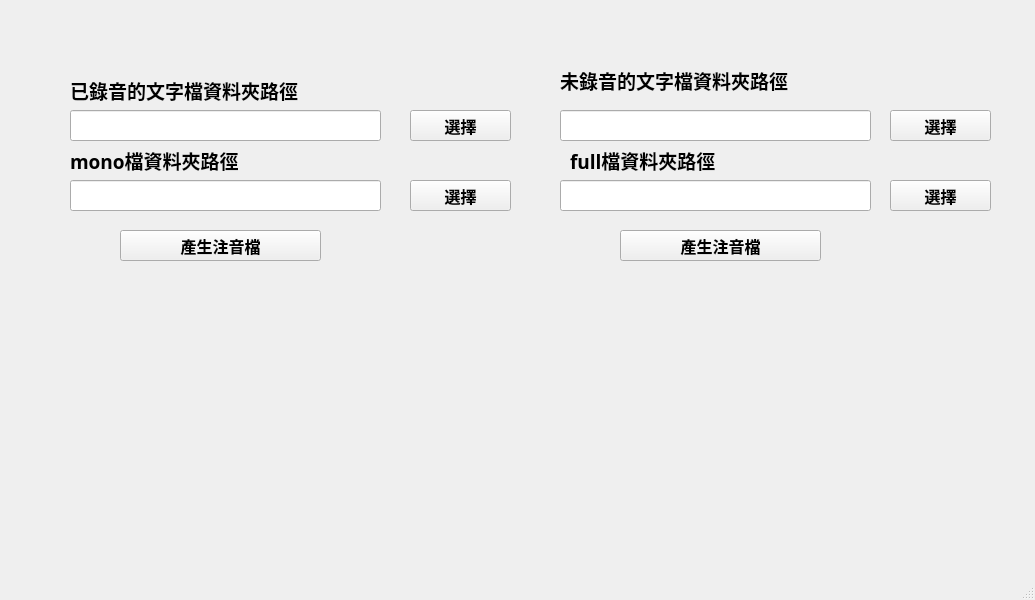
<?xml version="1.0" encoding="UTF-8"?>
<ui version="4.0">
 <class>MainWindow</class>
 <widget class="QMainWindow" name="MainWindow">
  <property name="geometry">
   <rect>
    <x>0</x>
    <y>0</y>
    <width>1035</width>
    <height>600</height>
   </rect>
  </property>
  <property name="maximumSize">
   <size>
    <width>1035</width>
    <height>600</height>
   </size>
  </property>
  <property name="windowTitle">
   <string>注音標記tool</string>
  </property>
  <property name="windowIcon">
   <iconset>
    <normaloff>../../Basic_Dashboard_UI_fix_option_machine_tools-512.png</normaloff>../../Basic_Dashboard_UI_fix_option_machine_tools-512.png</iconset>
  </property>
  <widget class="QWidget" name="centralwidget">
   <widget class="QLabel" name="label">
    <property name="geometry">
     <rect>
      <x>70</x>
      <y>70</y>
      <width>231</width>
      <height>41</height>
     </rect>
    </property>
    <property name="font">
     <font>
      <family>微軟正黑體</family>
      <pointsize>14</pointsize>
      <weight>75</weight>
      <bold>true</bold>
     </font>
    </property>
    <property name="text">
     <string>已錄音的文字檔資料夾路徑</string>
    </property>
   </widget>
   <widget class="QLabel" name="label_2">
    <property name="geometry">
     <rect>
      <x>560</x>
      <y>60</y>
      <width>231</width>
      <height>41</height>
     </rect>
    </property>
    <property name="font">
     <font>
      <family>微軟正黑體</family>
      <pointsize>14</pointsize>
      <weight>75</weight>
      <bold>true</bold>
     </font>
    </property>
    <property name="text">
     <string>未錄音的文字檔資料夾路徑</string>
    </property>
   </widget>
   <widget class="QLineEdit" name="le_recorded_file_dir">
    <property name="geometry">
     <rect>
      <x>70</x>
      <y>110</y>
      <width>311</width>
      <height>31</height>
     </rect>
    </property>
    <property name="font">
     <font>
      <family>微軟正黑體</family>
      <pointsize>12</pointsize>
      <weight>75</weight>
      <bold>true</bold>
     </font>
    </property>
   </widget>
   <widget class="QLineEdit" name="le_record_file_dir">
    <property name="geometry">
     <rect>
      <x>560</x>
      <y>110</y>
      <width>311</width>
      <height>31</height>
     </rect>
    </property>
    <property name="font">
     <font>
      <family>微軟正黑體</family>
      <pointsize>12</pointsize>
      <weight>75</weight>
      <bold>true</bold>
     </font>
    </property>
   </widget>
   <widget class="QPushButton" name="pb_recorded_file_dir">
    <property name="geometry">
     <rect>
      <x>410</x>
      <y>110</y>
      <width>101</width>
      <height>31</height>
     </rect>
    </property>
    <property name="font">
     <font>
      <family>微軟正黑體</family>
      <pointsize>12</pointsize>
      <weight>75</weight>
      <bold>true</bold>
     </font>
    </property>
    <property name="text">
     <string>選擇</string>
    </property>
   </widget>
   <widget class="QLabel" name="label_3">
    <property name="geometry">
     <rect>
      <x>70</x>
      <y>140</y>
      <width>231</width>
      <height>41</height>
     </rect>
    </property>
    <property name="font">
     <font>
      <family>微軟正黑體</family>
      <pointsize>14</pointsize>
      <weight>75</weight>
      <bold>true</bold>
     </font>
    </property>
    <property name="text">
     <string>mono檔資料夾路徑</string>
    </property>
   </widget>
   <widget class="QLineEdit" name="le_recorded_mono_dir">
    <property name="geometry">
     <rect>
      <x>70</x>
      <y>180</y>
      <width>311</width>
      <height>31</height>
     </rect>
    </property>
    <property name="font">
     <font>
      <family>微軟正黑體</family>
      <pointsize>12</pointsize>
      <weight>75</weight>
      <bold>true</bold>
     </font>
    </property>
   </widget>
   <widget class="QPushButton" name="pb_recorded_mono_file_dir">
    <property name="geometry">
     <rect>
      <x>410</x>
      <y>180</y>
      <width>101</width>
      <height>31</height>
     </rect>
    </property>
    <property name="font">
     <font>
      <family>微軟正黑體</family>
      <pointsize>12</pointsize>
      <weight>75</weight>
      <bold>true</bold>
     </font>
    </property>
    <property name="text">
     <string>選擇</string>
    </property>
   </widget>
   <widget class="QPushButton" name="pb_mark_mono_file">
    <property name="geometry">
     <rect>
      <x>120</x>
      <y>230</y>
      <width>201</width>
      <height>31</height>
     </rect>
    </property>
    <property name="font">
     <font>
      <family>微軟正黑體</family>
      <pointsize>12</pointsize>
      <weight>75</weight>
      <bold>true</bold>
     </font>
    </property>
    <property name="text">
     <string>產生注音檔</string>
    </property>
   </widget>
   <widget class="QPushButton" name="pb_record_file_dir">
    <property name="geometry">
     <rect>
      <x>890</x>
      <y>110</y>
      <width>101</width>
      <height>31</height>
     </rect>
    </property>
    <property name="font">
     <font>
      <family>微軟正黑體</family>
      <pointsize>12</pointsize>
      <weight>75</weight>
      <bold>true</bold>
     </font>
    </property>
    <property name="text">
     <string>選擇</string>
    </property>
   </widget>
   <widget class="QLabel" name="label_4">
    <property name="geometry">
     <rect>
      <x>570</x>
      <y>140</y>
      <width>231</width>
      <height>41</height>
     </rect>
    </property>
    <property name="font">
     <font>
      <family>微軟正黑體</family>
      <pointsize>14</pointsize>
      <weight>75</weight>
      <bold>true</bold>
     </font>
    </property>
    <property name="text">
     <string>full檔資料夾路徑</string>
    </property>
   </widget>
   <widget class="QLineEdit" name="le_record_full_dir">
    <property name="geometry">
     <rect>
      <x>560</x>
      <y>180</y>
      <width>311</width>
      <height>31</height>
     </rect>
    </property>
    <property name="font">
     <font>
      <family>微軟正黑體</family>
      <pointsize>12</pointsize>
      <weight>75</weight>
      <bold>true</bold>
     </font>
    </property>
   </widget>
   <widget class="QPushButton" name="pb_record_full_dir">
    <property name="geometry">
     <rect>
      <x>890</x>
      <y>180</y>
      <width>101</width>
      <height>31</height>
     </rect>
    </property>
    <property name="font">
     <font>
      <family>微軟正黑體</family>
      <pointsize>12</pointsize>
      <weight>75</weight>
      <bold>true</bold>
     </font>
    </property>
    <property name="text">
     <string>選擇</string>
    </property>
   </widget>
   <widget class="QPushButton" name="pb_mark_full_file">
    <property name="geometry">
     <rect>
      <x>620</x>
      <y>230</y>
      <width>201</width>
      <height>31</height>
     </rect>
    </property>
    <property name="font">
     <font>
      <family>微軟正黑體</family>
      <pointsize>12</pointsize>
      <weight>75</weight>
      <bold>true</bold>
     </font>
    </property>
    <property name="text">
     <string>產生注音檔</string>
    </property>
   </widget>
  </widget>
  <widget class="QMenuBar" name="menubar">
   <property name="geometry">
    <rect>
     <x>0</x>
     <y>0</y>
     <width>1035</width>
     <height>22</height>
    </rect>
   </property>
  </widget>
  <widget class="QStatusBar" name="statusbar"/>
 </widget>
 <resources/>
 <connections/>
</ui>
